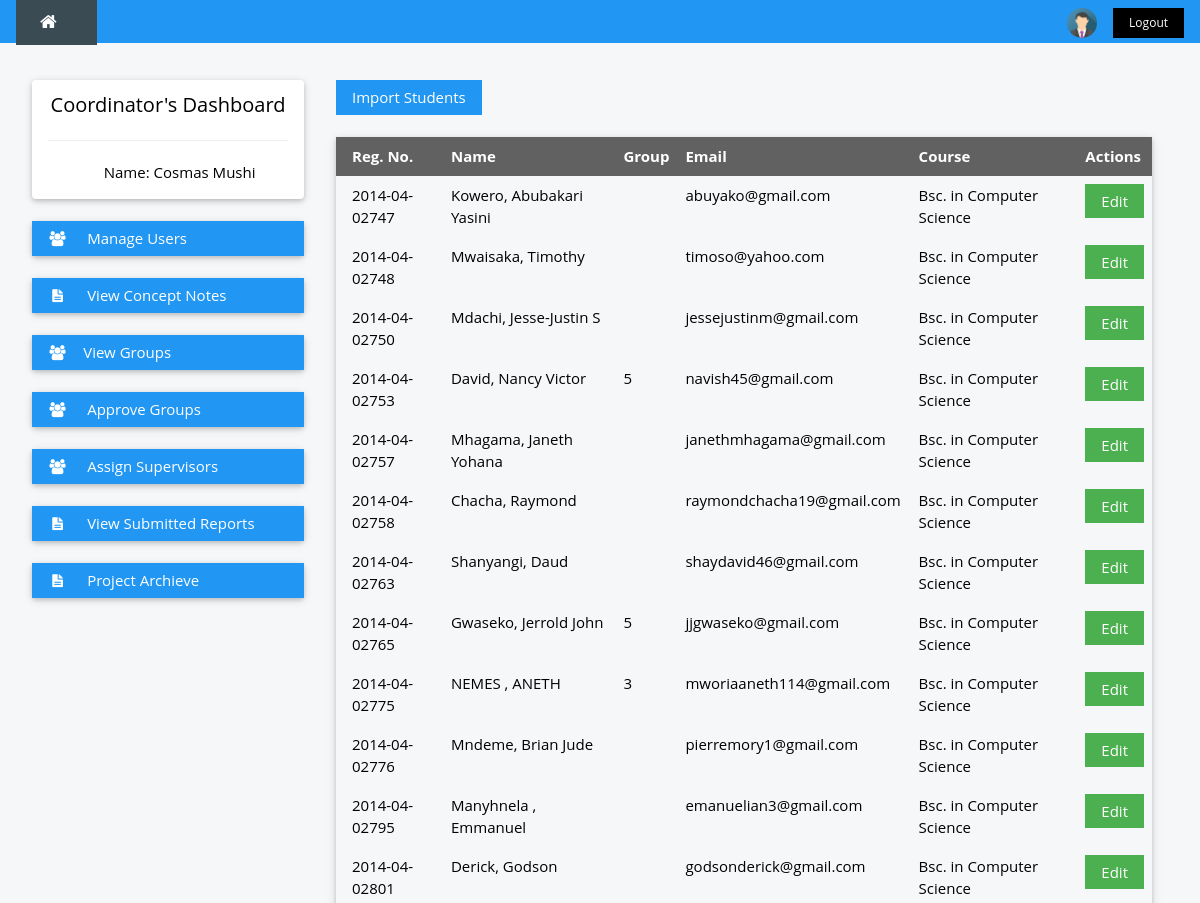
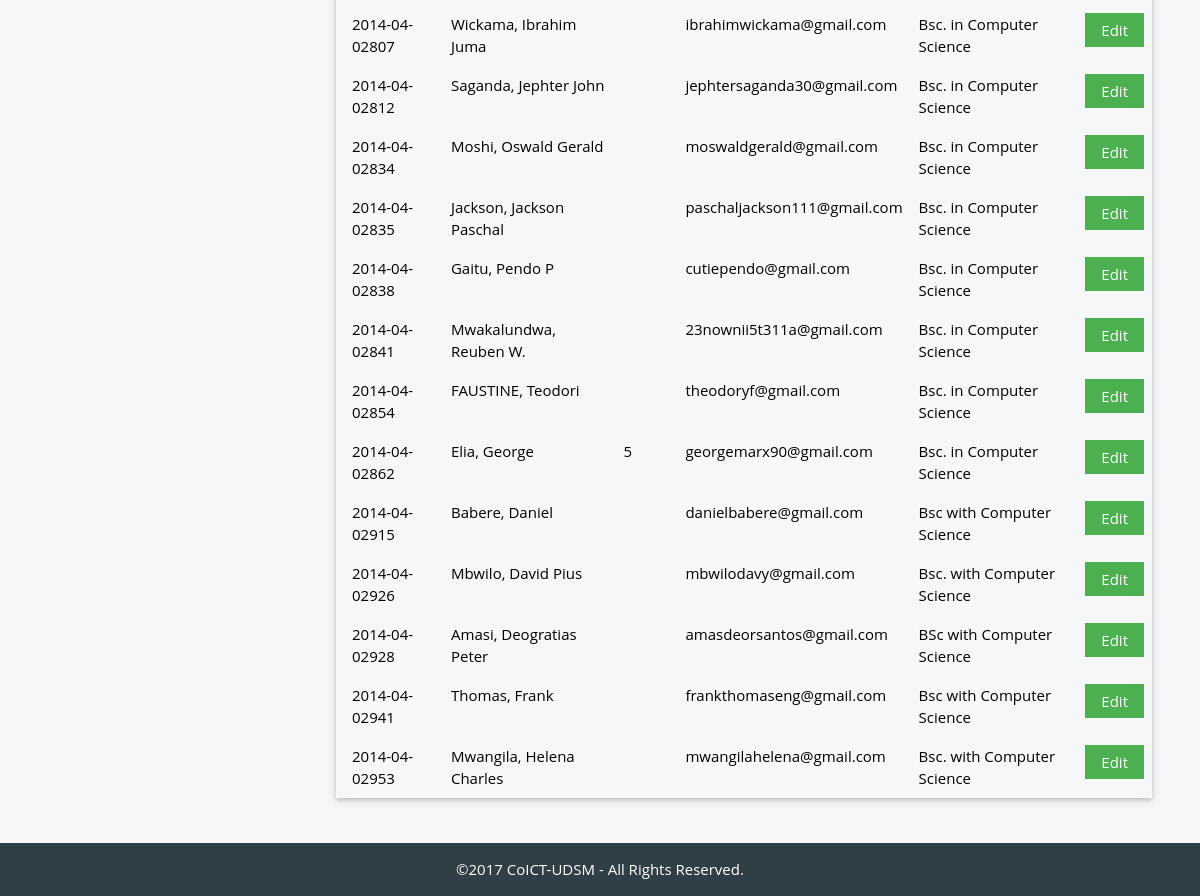
The page /coordinator/manage-student.php (signed in) on the database its author committed (2 pictures, top to bottom).
### tables this page shows
CREATE TABLE `student` (
  `regNo` varchar(13) NOT NULL,
  `fName` varchar(25) NOT NULL,
  `mName` varchar(25) DEFAULT NULL,
  `lName` varchar(25) NOT NULL,
  `email` varchar(30) NOT NULL,
  `phoneNo` varchar(20) NOT NULL,
  `course` varchar(50) NOT NULL
);

CREATE TABLE `members` (
  `grpNo` int(3) NOT NULL,
  `regNo` varchar(13) NOT NULL
);

### coordinator/manage-student.php (the view, shortened to what this page needs)
<?php
	 include '../header.php';
	$result = mysqli_query($dbcon, "SELECT * FROM student") or die(mysql_error());
	?>
<div class="w3-container " style="max-width:1400px;margin-top:80px">
  <div class="w3-row-padding">
    <div class="w3-col m3 ">
    <?php
      include 'coord-nav.php';
    ?>
    </div>
    <div class="w3-col m9">
      <div id="main">
      <div class="w3-row-padding w3-container">
		<button onclick="importStudent()" class="w3-btn w3-blue">Import Students</button>
		<br /><br />
		<div class="w3-card-2">
		<table class="w3-table w3-hoverable" border="0">
			<thead>
			  <tr class="w3-dark-grey">
			    <th>Reg. No.</th>
			    <th>Name</th>
			    <th>Group</th>
			    <th>Email</th>
			    <th>Course</th>
			    <th>Actions</th>
			  </tr>
			</thead>
			<?php
				while ($user_row = mysqli_fetch_array($result)) {
			?>
			<tr>
			  <td><?php echo $user_row['regNo'];  ?></td>
			  <?php $theuser = $user_row['regNo'];  ?>
			  <td><?php echo $user_row['lName'].", ".$user_row['fName']." ".$user_row['mName']; ?></td>
			  <td><?php
			  	$studentgr = mysqli_query($dbcon, "SELECT grpNo FROM members where regNo= '$theuser'") or die(mysql_error());
			  	$studentgrpr_row = mysqli_fetch_array($studentgr);
			  	echo $studentgrpr_row['grpNo']; ?>
			  </td>
			  <td><?php echo $user_row['email']; ?></td>
			  <td><?php echo $user_row['course']; ?></td>
			  <td>
			  	 <?php echo '<a href="edituser.php?user='.$theuser.'"><button class="w3-btn w3-green" '?>">Edit</button></a>
			  </td>
			</tr>
			<?php } ?>
		</table>
		</div>
</div>
	      <br />
	   </div>
    </div>
  </div>
</div>
<br>
<?php
  include '../footer.php';
?>

### styles/w3.css (style rules this page uses)
*,*:before,*:after { box-sizing:inherit }
body { margin:0 }
a { background-color:transparent;-webkit-text-decoration-skip:objects }
button,input,select,textarea { font:inherit;margin:0 }
button,input { overflow:visible }
button,select { text-transform:none }
button,html [type=button],[type=reset],[type=submit] { -webkit-appearance:button }
html,body { font-family:Verdana,sans-serif;font-size:15px;line-height:1.5 }
a { color:inherit }
.w3-table,.w3-table-all { border-collapse:collapse;border-spacing:0;width:100%;display:table }
.w3-table td,.w3-table th,.w3-table-all td,.w3-table-all th { padding:8px 8px;display:table-cell;text-align:left;vertical-align:top }
.w3-table th:first-child,.w3-table td:first-child,.w3-table-all th:first-child,.w3-table-all td:first-child { padding-left:16px }
.w3-btn,.w3-btn-block { border:none;display:inline-block;outline:0;padding:6px 16px;vertical-align:middle;overflow:hidden;text-decoration:none!important;color:#fff;background-color:#000;text-align:center;cursor:pointer;white-space:nowrap }
.w3-btn,.w3-btn-floating,.w3-btn-floating-large,.w3-closenav,.w3-opennav { -webkit-touch-callout:none;-webkit-user-select:none;-khtml-user-select:none;-moz-user-select:none;-ms-user-select:none;user-select:none }
.w3-btn,.w3-btn-floating,.w3-dropnav a,.w3-btn-floating-large,.w3-btn-block,.w3-hover-shadow,.w3-hover-opacity,.w3-hover-opacity-off,.w3-hover-sepia,.w3-hover-grayscale,.w3-hover-greyscale, .w3-navbar a,.w3-sidenav a,.w3-pagination li a,.w3-hoverable tbody tr,.w3-hoverable li,.w3-accordion-content a,.w3-dropdown-content a,.w3-dropdown-click:hover,.w3-dropdown-hover:hover,.w3-opennav,.w3-closenav,.w3-closebtn, .w3-hover-amber,.w3-hover-aqua,.w3-hover-blue,.w3-hover-light-blue,.w3-hover-brown,.w3-hover-cyan,.w3-hover-blue-grey,.w3-hover-green,.w3-hover-light-green,.w3-hover-indigo,.w3-hover-khaki,.w3-hover-lime,.w3-hover-orange,.w3-hover-deep-orange,.w3-hover-pink, .w3-hover-purple,.w3-hover-deep-purple,.w3-hover-red,.w3-hover-sand,.w3-hover-teal,.w3-hover-yellow,.w3-hover-white,.w3-hover-black,.w3-hover-grey,.w3-hover-light-grey,.w3-hover-dark-grey,.w3-hover-text-amber,.w3-hover-text-aqua,.w3-hover-text-blue,.w3-hover-text-light-blue, .w3-hover-text-brown,.w3-hover-text-cyan,.w3-hover-text-blue-grey,.w3-hover-text-green,.w3-hover-text-light-green,.w3-hover-text-indigo,.w3-hover-text-khaki,.w3-hover-text-lime,.w3-hover-text-orange,.w3-hover-text-deep-orange,.w3-hover-text-pink,.w3-hover-text-purple, .w3-hover-text-deep-purple,.w3-hover-text-red,.w3-hover-text-sand,.w3-hover-text-teal,.w3-hover-text-yellow,.w3-hover-text-white,.w3-hover-text-black,.w3-hover-text-grey,.w3-hover-text-light-grey,.w3-hover-text-dark-grey { -webkit-transition:background-color .3s,color .15s,box-shadow .3s,opacity 0.3s,filter 0.3s;transition:background-color .3s,color .15s,box-shadow .3s,opacity 0.3s,filter 0.3s }
.w3-main,#main { transition:margin-left .4s }
.w3-container:after,.w3-panel:after,.w3-row:after,.w3-row-padding:after,.w3-topnav:after,.w3-clear:after,.w3-btn-group:before,.w3-btn-group:after,.w3-btn-bar:before,.w3-btn-bar:after { content:"";display:table;clear:both }
.w3-col,.w3-half,.w3-third,.w3-twothird,.w3-threequarter,.w3-quarter { float:left;width:100% }
@media only screen and (min-width:601px) { .w3-col.m3,.w3-quarter { width:24.99999% } }
@media only screen and (min-width:601px) { .w3-col.m9,.w3-threequarter { width:74.99999% } }
.w3-row-padding,.w3-row-padding>.w3-half,.w3-row-padding>.w3-third,.w3-row-padding>.w3-twothird,.w3-row-padding>.w3-threequarter,.w3-row-padding>.w3-quarter,.w3-row-padding>.w3-col { padding:0 8px }
.w3-container { padding:0.01em 16px }
.w3-card-2,.w3-example { box-shadow:0 2px 4px 0 rgba(0,0,0,0.16),0 2px 10px 0 rgba(0,0,0,0.12)!important }
.w3-blue,.w3-hover-blue:hover { color:#fff!important;background-color:#2196F3!important }
.w3-green,.w3-hover-green:hover { color:#fff!important;background-color:#4CAF50!important }
.w3-dark-grey,.w3-hover-dark-grey:hover,.w3-dark-gray,.w3-hover-dark-gray:hover { color:#fff!important;background-color:#616161!important }

### styles/w3-theme-blue-grey.css (style rules this page uses)
.w3-theme-l5 { color:#000 !important; background-color:#f5f7f8 !important }

### header.php (style rules this page uses)
html,body,h1,h2,h3,h4,h5 { font-family: "Open Sans", sans-serif }

### rows shown on the page
student: regNo "2014-04-02747", lName "Kowero", fName "Abubakari", mName "Yasini", email "abuyako@gmail.com", course "Bsc. in Computer Science"
student: regNo "2014-04-02748", lName "Mwaisaka", fName "Timothy", email "timoso@yahoo.com", course "Bsc. in Computer Science"
student: regNo "2014-04-02750", lName "Mdachi", fName "Jesse-Justin", mName "S", email "jessejustinm@gmail.com", course "Bsc. in Computer Science"
student: regNo "2014-04-02753", lName "David", fName "Nancy", mName "Victor", members.grpNo "5", email "navish45@gmail.com", course "Bsc. in Computer Science"
student: regNo "2014-04-02757", lName "Mhagama", fName "Janeth", mName "Yohana", email "janethmhagama@gmail.com", course "Bsc. in Computer Science"
student: regNo "2014-04-02758", lName "Chacha", fName "Raymond", email "raymondchacha19@gmail.com", course "Bsc. in Computer Science"
student: regNo "2014-04-02763", lName "Shanyangi", fName "Daud", email "shaydavid46@gmail.com", course "Bsc. in Computer Science"
student: regNo "2014-04-02765", lName "Gwaseko", fName "Jerrold", mName "John", members.grpNo "5", email "jjgwaseko@gmail.com", course "Bsc. in Computer Science"
student: regNo "2014-04-02775", lName "NEMES", fName "ANETH", members.grpNo "3", email "mworiaaneth114@gmail.com", course "Bsc. in Computer Science"
student: regNo "2014-04-02776", lName "Mndeme", fName "Brian", mName "Jude", email "pierremory1@gmail.com", course "Bsc. in Computer Science"
student: regNo "2014-04-02795", lName "Manyhnela", fName "Emmanuel", email "emanuelian3@gmail.com", course "Bsc. in Computer Science"
student: regNo "2014-04-02801", lName "Derick", fName "Godson", email "godsonderick@gmail.com", course "Bsc. in Computer Science"
student: regNo "2014-04-02807", lName "Wickama", fName "Ibrahim", mName "Juma", email "ibrahimwickama@gmail.com", course "Bsc. in Computer Science"
student: regNo "2014-04-02812", lName "Saganda", fName "Jephter", mName "John", email "jephtersaganda30@gmail.com", course "Bsc. in Computer Science"
student: regNo "2014-04-02834", lName "Moshi", fName "Oswald", mName "Gerald", email "moswaldgerald@gmail.com", course "Bsc. in Computer Science"
student: regNo "2014-04-02835", lName "Jackson", fName "Jackson Paschal", email "paschaljackson111@gmail.com", course "Bsc. in Computer Science"
student: regNo "2014-04-02838", lName "Gaitu", fName "Pendo", mName "P", email "cutiependo@gmail.com", course "Bsc. in Computer Science"
student: regNo "2014-04-02841", lName "Mwakalundwa", fName "Reuben", mName "W.", email "23nownii5t311a@gmail.com", course "Bsc. in Computer Science"
student: regNo "2014-04-02854", lName "FAUSTINE", fName "Teodori", email "theodoryf@gmail.com", course "Bsc. in Computer Science"
student: regNo "2014-04-02862", lName "Elia", fName "George", members.grpNo "5", email "georgemarx90@gmail.com", course "Bsc. in Computer Science"
student: regNo "2014-04-02915", lName "Babere", fName "Daniel", email "danielbabere@gmail.com", course "Bsc with Computer Science"
student: regNo "2014-04-02926", lName "Mbwilo", fName "David", mName "Pius", email "mbwilodavy@gmail.com", course "Bsc. with Computer Science"
student: regNo "2014-04-02928", lName "Amasi", fName "Deogratias", mName "Peter", email "amasdeorsantos@gmail.com", course "BSc with Computer Science"
student: regNo "2014-04-02941", lName "Thomas", fName "Frank", email "frankthomaseng@gmail.com", course "Bsc with Computer Science"
student: regNo "2014-04-02953", lName "Mwangila", fName "Helena", mName "Charles", email "mwangilahelena@gmail.com", course "Bsc. with Computer Science"

### other values the page prints
$yr[year] "2017"
